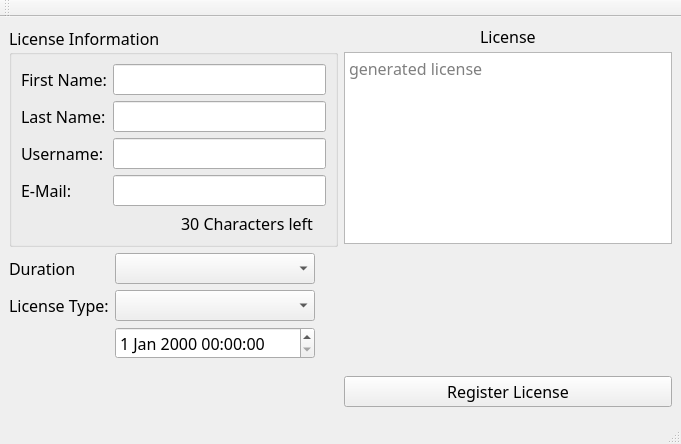
<?xml version="1.0" encoding="UTF-8"?>
<ui version="4.0">
 <class>LicenseGenerator</class>
 <widget class="QMainWindow" name="LicenseGenerator">
  <property name="windowModality">
   <enum>Qt::NonModal</enum>
  </property>
  <property name="geometry">
   <rect>
    <x>0</x>
    <y>0</y>
    <width>681</width>
    <height>444</height>
   </rect>
  </property>
  <property name="font">
   <font>
    <family>Ubuntu Mono</family>
    <pointsize>12</pointsize>
   </font>
  </property>
  <property name="windowTitle">
   <string>TeaSpeak license generator</string>
  </property>
  <property name="tabShape">
   <enum>QTabWidget::Triangular</enum>
  </property>
  <widget class="QWidget" name="centralwidget">
   <layout class="QGridLayout" name="gridLayout">
    <item row="0" column="1">
     <layout class="QVBoxLayout" name="verticalLayout">
      <item alignment="Qt::AlignHCenter">
       <widget class="QLabel" name="label_5">
        <property name="maximumSize">
         <size>
          <width>200</width>
          <height>20</height>
         </size>
        </property>
        <property name="font">
         <font>
          <pointsize>12</pointsize>
         </font>
        </property>
        <property name="layoutDirection">
         <enum>Qt::RightToLeft</enum>
        </property>
        <property name="text">
         <string>License</string>
        </property>
       </widget>
      </item>
      <item>
       <widget class="QTextEdit" name="license">
        <property name="enabled">
         <bool>true</bool>
        </property>
        <property name="sizePolicy">
         <sizepolicy hsizetype="Expanding" vsizetype="Fixed">
          <horstretch>0</horstretch>
          <verstretch>0</verstretch>
         </sizepolicy>
        </property>
        <property name="minimumSize">
         <size>
          <width>100</width>
          <height>130</height>
         </size>
        </property>
        <property name="maximumSize">
         <size>
          <width>16777215</width>
          <height>300</height>
         </size>
        </property>
        <property name="layoutDirection">
         <enum>Qt::RightToLeft</enum>
        </property>
        <property name="documentTitle">
         <string>asdasdasd</string>
        </property>
        <property name="html">
         <string>&lt;!DOCTYPE HTML PUBLIC &quot;-//W3C//DTD HTML 4.0//EN&quot; &quot;http://www.w3.org/TR/REC-html40/strict.dtd&quot;&gt;
&lt;html&gt;&lt;head&gt;&lt;meta name=&quot;qrichtext&quot; content=&quot;1&quot; /&gt;&lt;title&gt;asdasdasd&lt;/title&gt;&lt;style type=&quot;text/css&quot;&gt;
p, li { white-space: pre-wrap; }
&lt;/style&gt;&lt;/head&gt;&lt;body style=&quot; font-family:'Ubuntu Mono'; font-size:12pt; font-weight:400; font-style:normal;&quot;&gt;
&lt;p style=&quot;-qt-paragraph-type:empty; margin-top:0px; margin-bottom:0px; margin-left:0px; margin-right:0px; -qt-block-indent:0; text-indent:0px; font-family:'Ubuntu'; font-size:11pt;&quot;&gt;&lt;br /&gt;&lt;/p&gt;&lt;/body&gt;&lt;/html&gt;</string>
        </property>
        <property name="textInteractionFlags">
         <set>Qt::TextSelectableByKeyboard|Qt::TextSelectableByMouse</set>
        </property>
        <property name="placeholderText">
         <string>generated license</string>
        </property>
       </widget>
      </item>
      <item>
       <spacer name="verticalSpacer">
        <property name="orientation">
         <enum>Qt::Vertical</enum>
        </property>
        <property name="sizeType">
         <enum>QSizePolicy::MinimumExpanding</enum>
        </property>
        <property name="sizeHint" stdset="0">
         <size>
          <width>20</width>
          <height>0</height>
         </size>
        </property>
       </spacer>
      </item>
     </layout>
    </item>
    <item row="1" column="1">
     <widget class="QPushButton" name="registerLicense">
      <property name="text">
       <string>Register License</string>
      </property>
     </widget>
    </item>
    <item row="0" column="0">
     <layout class="QVBoxLayout" name="verticalLayout_2">
      <item>
       <widget class="QGroupBox" name="groupBox">
        <property name="sizePolicy">
         <sizepolicy hsizetype="Preferred" vsizetype="Fixed">
          <horstretch>0</horstretch>
          <verstretch>0</verstretch>
         </sizepolicy>
        </property>
        <property name="title">
         <string>License Information</string>
        </property>
        <layout class="QFormLayout" name="formLayout_2">
         <property name="fieldGrowthPolicy">
          <enum>QFormLayout::AllNonFixedFieldsGrow</enum>
         </property>
         <item row="1" column="0">
          <widget class="QLabel" name="label_7">
           <property name="text">
            <string>First Name:</string>
           </property>
          </widget>
         </item>
         <item row="1" column="1">
          <widget class="QLineEdit" name="name_first">
           <property name="maximumSize">
            <size>
             <width>600</width>
             <height>16777215</height>
            </size>
           </property>
          </widget>
         </item>
         <item row="2" column="0">
          <widget class="QLabel" name="label_6">
           <property name="text">
            <string>Last Name:</string>
           </property>
          </widget>
         </item>
         <item row="2" column="1">
          <widget class="QLineEdit" name="name_last">
           <property name="maximumSize">
            <size>
             <width>600</width>
             <height>16777215</height>
            </size>
           </property>
          </widget>
         </item>
         <item row="3" column="0">
          <widget class="QLabel" name="label">
           <property name="maximumSize">
            <size>
             <width>200</width>
             <height>16777215</height>
            </size>
           </property>
           <property name="font">
            <font>
             <pointsize>12</pointsize>
            </font>
           </property>
           <property name="text">
            <string>Username:</string>
           </property>
          </widget>
         </item>
         <item row="3" column="1">
          <widget class="QLineEdit" name="username">
           <property name="maximumSize">
            <size>
             <width>600</width>
             <height>16777215</height>
            </size>
           </property>
          </widget>
         </item>
         <item row="4" column="0">
          <widget class="QLabel" name="label_2">
           <property name="font">
            <font>
             <pointsize>12</pointsize>
            </font>
           </property>
           <property name="text">
            <string>E-Mail:</string>
           </property>
          </widget>
         </item>
         <item row="4" column="1">
          <widget class="QLineEdit" name="email">
           <property name="maximumSize">
            <size>
             <width>600</width>
             <height>16777215</height>
            </size>
           </property>
          </widget>
         </item>
         <item row="5" column="1">
          <widget class="QLabel" name="character_counter">
           <property name="maximumSize">
            <size>
             <width>200</width>
             <height>16777215</height>
            </size>
           </property>
           <property name="layoutDirection">
            <enum>Qt::LeftToRight</enum>
           </property>
           <property name="text">
            <string>30 Characters left</string>
           </property>
           <property name="alignment">
            <set>Qt::AlignRight|Qt::AlignTrailing|Qt::AlignVCenter</set>
           </property>
          </widget>
         </item>
        </layout>
       </widget>
      </item>
      <item>
       <layout class="QFormLayout" name="type_layout">
        <property name="sizeConstraint">
         <enum>QLayout::SetDefaultConstraint</enum>
        </property>
        <property name="fieldGrowthPolicy">
         <enum>QFormLayout::AllNonFixedFieldsGrow</enum>
        </property>
        <item row="0" column="0">
         <widget class="QLabel" name="label_4">
          <property name="font">
           <font>
            <pointsize>12</pointsize>
           </font>
          </property>
          <property name="text">
           <string>Duration</string>
          </property>
         </widget>
        </item>
        <item row="0" column="1">
         <widget class="QComboBox" name="licenseType">
          <property name="maximumSize">
           <size>
            <width>200</width>
            <height>16777215</height>
           </size>
          </property>
         </widget>
        </item>
        <item row="2" column="0">
         <widget class="QLabel" name="label_3">
          <property name="font">
           <font>
            <pointsize>12</pointsize>
           </font>
          </property>
          <property name="text">
           <string>License Type:</string>
          </property>
         </widget>
        </item>
        <item row="2" column="1">
         <widget class="QComboBox" name="datePickerType">
          <property name="maximumSize">
           <size>
            <width>200</width>
            <height>16777215</height>
           </size>
          </property>
         </widget>
        </item>
        <item row="3" column="1">
         <widget class="QDateTimeEdit" name="datePicker">
          <property name="maximumSize">
           <size>
            <width>200</width>
            <height>16777215</height>
           </size>
          </property>
         </widget>
        </item>
       </layout>
      </item>
      <item>
       <spacer name="verticalSpacer_2">
        <property name="orientation">
         <enum>Qt::Vertical</enum>
        </property>
        <property name="sizeHint" stdset="0">
         <size>
          <width>20</width>
          <height>40</height>
         </size>
        </property>
       </spacer>
      </item>
     </layout>
    </item>
   </layout>
  </widget>
  <widget class="QMenuBar" name="menubar">
   <property name="geometry">
    <rect>
     <x>0</x>
     <y>0</y>
     <width>681</width>
     <height>24</height>
    </rect>
   </property>
  </widget>
  <widget class="QStatusBar" name="statusbar"/>
  <widget class="QToolBar" name="toolBar">
   <property name="windowTitle">
    <string>toolBar</string>
   </property>
   <attribute name="toolBarArea">
    <enum>TopToolBarArea</enum>
   </attribute>
   <attribute name="toolBarBreak">
    <bool>false</bool>
   </attribute>
  </widget>
 </widget>
 <resources/>
 <connections/>
</ui>
